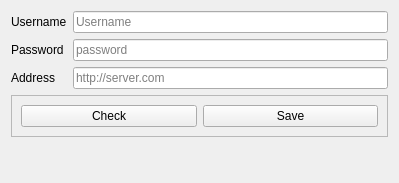
<?xml version="1.0" encoding="UTF-8"?>
<ui version="4.0">
 <class>Form</class>
 <widget class="QWidget" name="Form">
  <property name="geometry">
   <rect>
    <x>0</x>
    <y>0</y>
    <width>399</width>
    <height>183</height>
   </rect>
  </property>
  <property name="windowTitle">
   <string>Form</string>
  </property>
  <layout class="QGridLayout" name="gridLayout">
   <item row="0" column="0">
    <layout class="QFormLayout" name="formLayout">
     <item row="0" column="0">
      <widget class="QLabel" name="label_user">
       <property name="text">
        <string>Username</string>
       </property>
      </widget>
     </item>
     <item row="0" column="1">
      <widget class="QLineEdit" name="username">
       <property name="placeholderText">
        <string>Username</string>
       </property>
       <property name="clearButtonEnabled">
        <bool>true</bool>
       </property>
      </widget>
     </item>
     <item row="1" column="0">
      <widget class="QLabel" name="label_password">
       <property name="text">
        <string>Password</string>
       </property>
      </widget>
     </item>
     <item row="1" column="1">
      <widget class="QLineEdit" name="password">
       <property name="echoMode">
        <enum>QLineEdit::PasswordEchoOnEdit</enum>
       </property>
       <property name="placeholderText">
        <string>password</string>
       </property>
       <property name="clearButtonEnabled">
        <bool>true</bool>
       </property>
      </widget>
     </item>
     <item row="2" column="0">
      <widget class="QLabel" name="label_address">
       <property name="text">
        <string>Address</string>
       </property>
      </widget>
     </item>
     <item row="2" column="1">
      <widget class="QLineEdit" name="address">
       <property name="placeholderText">
        <string>http://server.com</string>
       </property>
       <property name="clearButtonEnabled">
        <bool>true</bool>
       </property>
      </widget>
     </item>
     <item row="3" column="0" colspan="2">
      <widget class="QFrame" name="frame">
       <property name="frameShape">
        <enum>QFrame::StyledPanel</enum>
       </property>
       <property name="frameShadow">
        <enum>QFrame::Raised</enum>
       </property>
       <layout class="QGridLayout" name="gridLayout_2">
        <item row="0" column="1">
         <widget class="QPushButton" name="save_credentials">
          <property name="text">
           <string>Save</string>
          </property>
         </widget>
        </item>
        <item row="0" column="0">
         <widget class="QPushButton" name="test_connection">
          <property name="text">
           <string>Check</string>
          </property>
         </widget>
        </item>
       </layout>
      </widget>
     </item>
    </layout>
   </item>
  </layout>
 </widget>
 <resources/>
 <connections/>
</ui>
